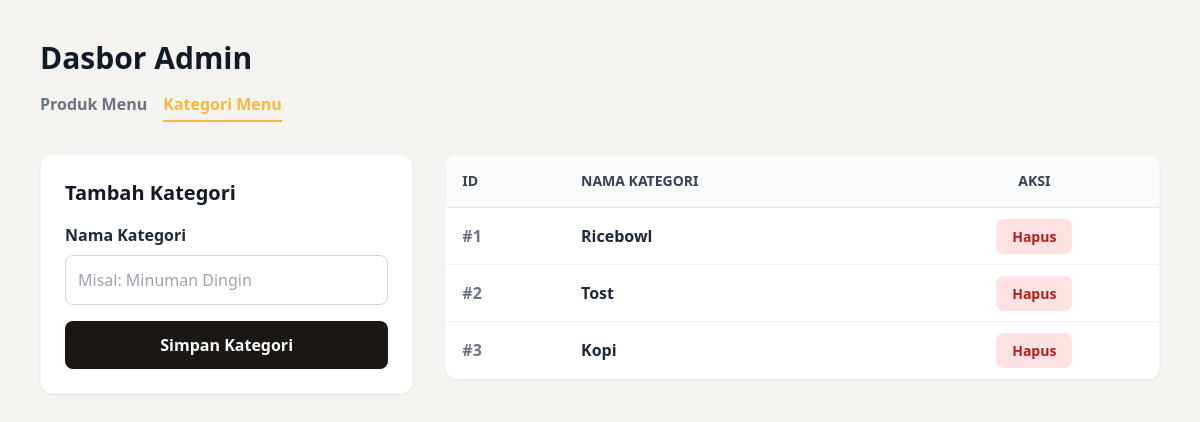
Screenshot of /admin/kategori (signed in) with the database file from the repository.
### app.py (models this page shows)
class Kategori(db.Model):
    id = db.Column(db.Integer, primary_key=True)
    nama = db.Column(db.String(50), nullable=False)
    produk = db.relationship('Produk', backref='kategori_rel', lazy=True)

### app.py (the view)
@app.route('/admin/kategori', methods=['GET', 'POST'])
def kelola_kategori():
    if session.get('role') != 'owner':
        return redirect(url_for('login'))
    if request.method == 'POST':
        nama = request.form.get('nama')
        kategori_baru = Kategori(nama=nama)
        db.session.add(kategori_baru)
        db.session.commit()
        return redirect(url_for('kelola_kategori'))
    kategori_list = Kategori.query.all()
    return render_template('admin_kategori.html', kategori=kategori_list)

### templates/admin_kategori.html (shortened to what this page needs)
<!DOCTYPE html>
<html lang="id">
<head>
    <script src="https://cdn.tailwindcss.com"></script>
</head>
<body class="bg-[#f4f3f0] font-sans flex h-screen">
    <div class="flex-1 p-10 overflow-y-auto">
        <div class="flex justify-between items-end mb-8">
            <div>
                <h1 class="text-3xl font-extrabold text-gray-900">Dasbor Admin</h1>
                <div class="flex gap-4 mt-4">
                    <a href="/admin/produk" class="text-gray-500 font-semibold hover:text-gray-900 pb-1">Produk Menu</a>
                    <a href="/admin/kategori" class="text-[#f5b841] font-bold border-b-2 border-[#f5b841] pb-1">Kategori Menu</a>
                </div>
            </div>
        </div>
        <div class="flex gap-8">
            <div class="w-1/3 bg-white p-6 rounded-xl shadow-sm border border-gray-100 h-fit">
                <h2 class="text-xl font-bold text-gray-900 mb-4">Tambah Kategori</h2>
                <form action="/admin/kategori" method="POST" class="space-y-4">
                    <div>
                        <label class="block text-gray-800 font-semibold mb-2">Nama Kategori</label>
                        <input type="text" name="nama" required placeholder="Misal: Minuman Dingin" class="w-full p-3 border border-gray-300 rounded-lg focus:border-[#f5b841] focus:ring-1 focus:ring-[#f5b841]">
                    </div>
                    <button type="submit" class="w-full py-3 rounded-lg bg-[#1a1714] text-white font-bold hover:bg-black transition">Simpan Kategori</button>
                </form>
            </div>
            <div class="flex-1 bg-white rounded-xl shadow-sm border border-gray-100 overflow-hidden h-fit">
                <table class="w-full text-left border-collapse">
                    <thead>
                        <tr class="bg-gray-50 text-gray-700 uppercase text-sm border-b border-gray-200">
                            <th class="p-4 font-bold">ID</th>
                            <th class="p-4 font-bold">Nama Kategori</th>
                            <th class="p-4 font-bold text-center">Aksi</th>
                        </tr>
                    </thead>
                    <tbody class="text-gray-800">
                        {% for item in kategori %}
                        <tr class="border-b border-gray-100 hover:bg-gray-50 transition">
                            <td class="p-4 font-semibold text-gray-500">#{{ item.id }}</td>
                            <td class="p-4 font-semibold">{{ item.nama }}</td>
                            <td class="p-4 text-center">
                                <a href="/admin/kategori/hapus/{{ item.id }}" onclick="return confirm('Hapus kategori ini?')" class="px-4 py-2 bg-red-100 text-red-700 rounded-lg text-sm font-semibold hover:bg-red-200 transition">Hapus</a>
                            </td>
                        </tr>
                        {% endfor %}
                    </tbody>
                </table>
            </div>
        </div>
    </div>
</body>
</html>

### rows the page displays
Kategori: id "1", nama "Ricebowl"
Kategori: id "2", nama "Tost"
Kategori: id "3", nama "Kopi"
